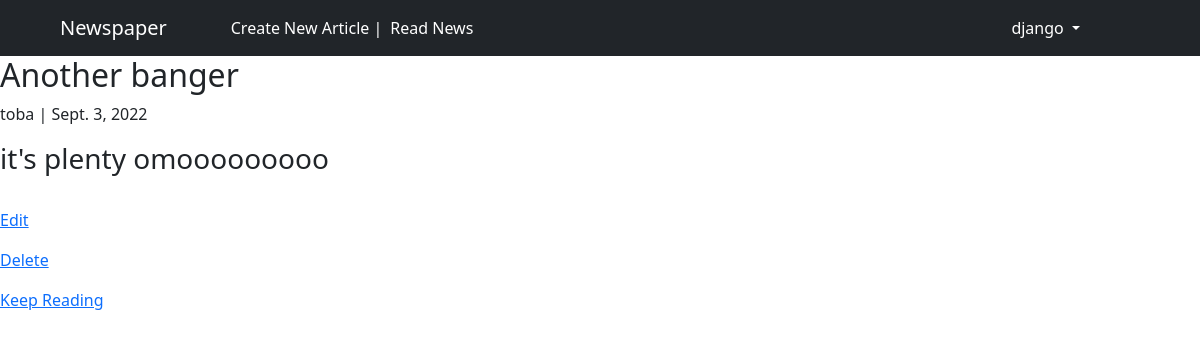
The app's page /articles/2/ (signed in) with its own data.
### users/models.py (models this page shows)
class CustomUser(AbstractUser):
    age = models.PositiveBigIntegerField(null=True, blank=True)

### articles/models.py (models this page shows, shortened)
class Article(models.Model):
    title = models.CharField(max_length=200)
    body = models.TextField()
    author = models.ForeignKey(
        get_user_model(),
        on_delete=models.CASCADE
    )
    date = models.DateField(auto_now_add=True)

### articles/views.py (the view)
# urls.py: path('<int:pk>/', ArticleDetailView.as_view(), name='article_detail'),
class ArticleDetailView(LoginRequiredMixin, DetailView):
    model = Article
    template_name = 'article_detail.html'
    login_url = 'login'

### templates/article_detail.html
{% extends 'base.html' %}
{% block content %}
<div>
    <h2>{{ object.title }}</h2>
    <p>{{ object.author }} | {{ object.date }}</p>
    <h3>{{ object.body }}</h3>
    <br>
    <p><a href="{% url 'article_edit' article.pk %}">Edit</a></p>
    <p><a href="{% url 'article_delete' article.pk %}">Delete</a></p>
    <p><a href="{% url 'article_list' %}">Keep Reading</a></p>
</div>
{% endblock content %}

### templates/base.html (shortened to what this page needs)
{% load static %}
<!DOCTYPE html>
<html>
    <head>
        <link href="https://cdn.jsdelivr.net/npm/bootstrap@5.2.0/dist/css/bootstrap.min.css" rel="stylesheet">
        <link rel="stylesheet" href="{% static 'css/style.css' %}">
    </head>
    <body>
        <header class="fixed">
            <nav class="navbar navbar-expand-lg navbar-dark bg-dark mb-auto">
                <div class="container-fluid">
                  <a class="navbar-brand ms-5" href="{% url 'home' %}">Newspaper</a>
                  <div class="lin ms-5">
                    <a href="{% url 'article_new' %}">Create New Article | </a>
                  </div>
                  <div class="ms-2 decoration-none lin">
                    <a href="{% url 'article_list' %}">Read News</a>
                  </div>
                  <div class="collapse navbar-collapse" id="navbarSupportedContent">
                    <ul class="navbar-nav ms-auto me-5 mb-2 mb-lg-0 mar">
                        {% if user.is_authenticated %}
                      <li class="nav-item dropdown">
                        <a class="nav-link dropdown-toggle text-white" href="#" role="button" data-bs-toggle="dropdown" aria-expanded="false">
                          {{ user.username }}
                        </a>
                      </li>
                    </ul>
                    {% else %}
                    <form class="d-flex" role="search">
                      <a href="{% url 'login' %}" class="btn btn-outline-secondary btn-primary text-white me-2">Log In</a>
                      <a href="{% url 'signup' %}" class="btn btn-outline-secondary text-white">Sign Up</a>
                    </form>
                    {% endif %}
                  </div>
                </div>
              </nav>
        </header>
            {% block content %}
            {% endblock content %}
    </body>
</html>

### static/css/style.css (style rules this page uses)
.lin a { text-decoration: none !important; color:white; }
header nav ul li a { z-index: 11; }
.navbar { position: relative; z-index: 11; }
.mar { margin-right: 100px !important; }

### records on screen
CustomUser: username "django"
Article: title "Another banger", author "toba", date "Sept. 3, 2022", body "it's plenty omooooooooo"
